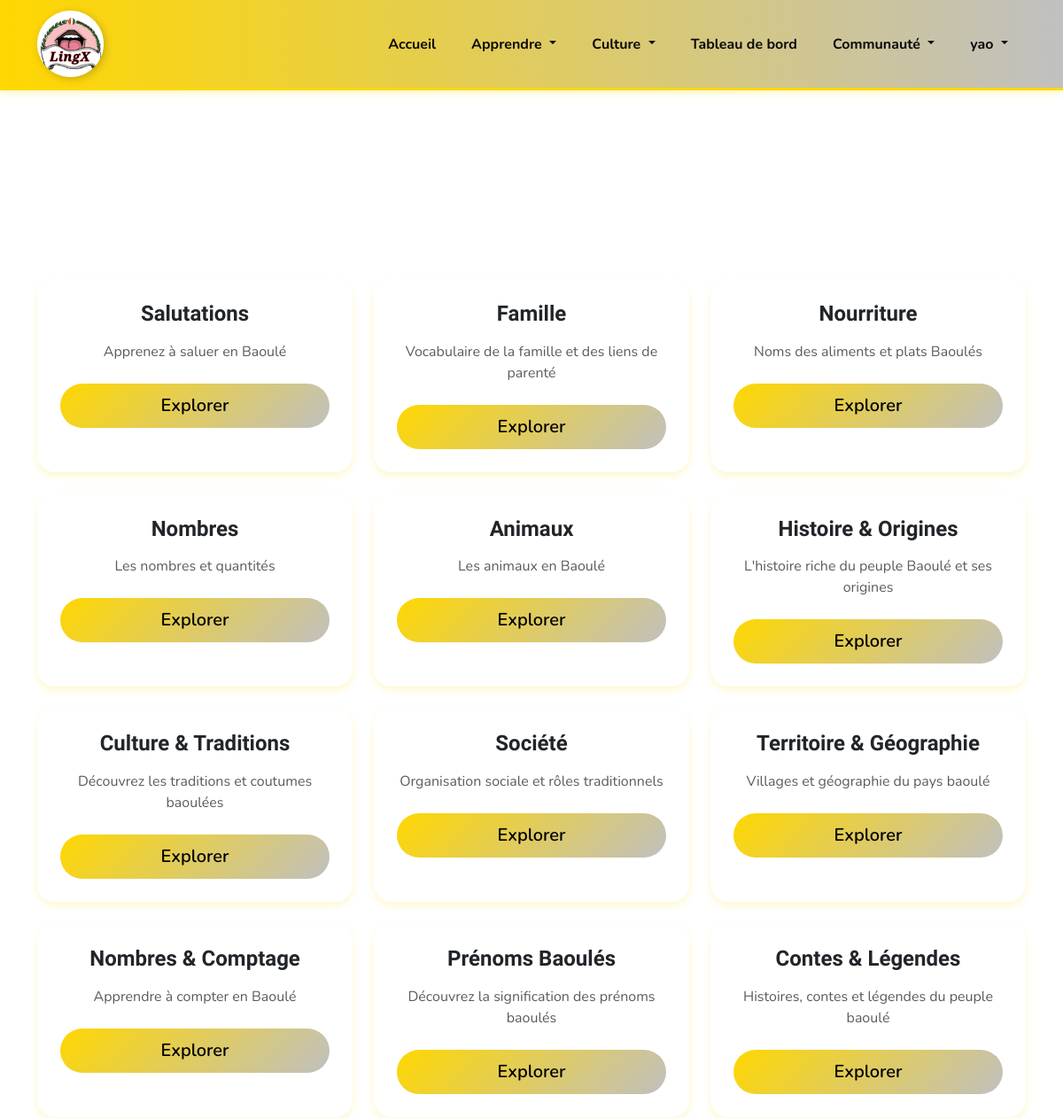
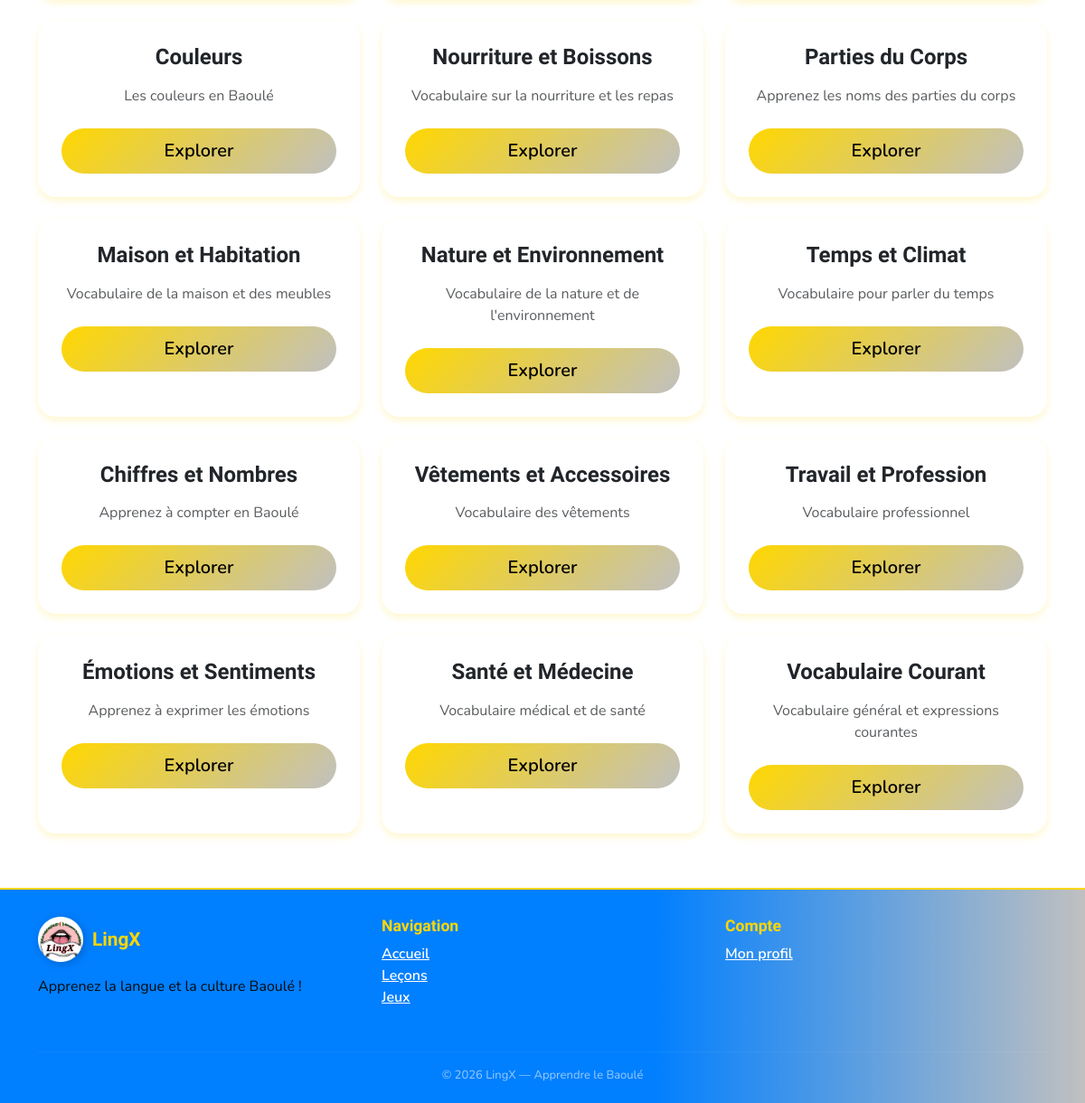
The page /categories/ (signed in) on the database its author committed (2 pictures, top to bottom).
### lingx/models.py (models this page shows, shortened)
class Category(models.Model):
    name = models.CharField(max_length=100)
    description = models.TextField()
    icon = models.CharField(max_length=50, default='📚')
    order = models.IntegerField(default=0)
    created_at = models.DateTimeField(auto_now_add=True)
    class Meta:
        verbose_name_plural = "Categories"
        ordering = ['order']

### lingx/views.py (the view)
# urls.py: path('categories/', views.categories_view, name='categories'),
@login_required
def categories_view(request):
    categories = Category.objects.annotate(lesson_count=Count('lessons'))
    context = {'categories': categories}
    return render(request, 'categories.html', context)

### lingx/context_processors.py (called while the page is built, shortened)
def sous_groupes_images(request):
    repo_static = Path(__file__).resolve().parents[2] / 'static'
    images_dir = repo_static / 'images' / 'SOUS GROUPES'
    if not images_dir.exists() or not images_dir.is_dir():
        return {'sous_groupes_images': []}

### templates/categories.html (shortened to what this page needs)
{% extends 'base.html' %}
{% load static %}
{% load category_filters %}
{% block content %}
<div class="container my-5">
  <div class="row mb-5">
    <div class="col-12 text-center">
      <h1 class="text-white mb-3">Catégories de Cours</h1>
      <p class="text-white-50 lead">
      </p>
    </div>
  </div>
  <div class="row g-4">
    {% for category in categories %}
    <div class="col-md-6 col-lg-4">
      <div class="card h-100 hover-lift shine-effect">
        <div class="card-body text-center p-4">
          <h4 class="card-title fw-bold mb-3">{{ category.name }}</h4>
          <p class="card-text text-muted mb-4">
            {{ category.description|truncatewords:20 }}
          </p>
          <div class="d-grid">
            <a
              href="{% url 'category_detail' category.id %}"
              class="btn btn-primary btn-lg"
            >
               Explorer
            </a>
          </div>
        </div>
      </div>
    </div>
    {% endfor %}
  </div>
</div>
{% endblock %}

### templates/base.html (shortened to what this page needs)
{% load static %}
<!doctype html>
<html lang="fr">
  <head>
    <link
      href="https://cdn.jsdelivr.net/npm/bootstrap@5.3.0/dist/css/bootstrap.min.css"
      rel="stylesheet"
    />
    <link rel="stylesheet" href="{% static 'css/esatic-theme.css' %}" />
    <link rel="stylesheet" href="{% static 'css/duolingo-baoule.css' %}" />
  </head>
  <body>
    <nav class="navbar navbar-expand-lg sticky-top">
      <div class="container">
        <a
          class="navbar-brand"
          href="{% url 'home' %}"
          style="display: flex; align-items: center; padding: 0"
        >
          <img
            src="{% static 'images/lingx_circular.png' %}"
            alt="LingX Logo"
            style="
              width: 75px;
              height: 75px;
              object-fit: contain;
              filter: drop-shadow(2px 2px 4px rgba(0, 0, 0, 0.2));
            "
          />
        </a>
        <div class="collapse navbar-collapse" id="navbarNav">
          <ul class="navbar-nav ms-auto">
            {% if user.is_authenticated %}
            <li class="nav-item">
              <a class="nav-link" href="{% url 'home' %}"> Accueil</a>
            </li>
            {% endif %}
            <li class="nav-item dropdown">
              <a
                class="nav-link dropdown-toggle"
                href="#"
                role="button"
                data-bs-toggle="dropdown"
              >
                Apprendre
              </a>
            </li>
            <li class="nav-item dropdown">
              <a
                class="nav-link dropdown-toggle"
                href="#"
                role="button"
                data-bs-toggle="dropdown"
              >
                Culture
              </a>
            </li>
            {% if user.is_authenticated %}
            <li class="nav-item">
              <a class="nav-link" href="{% url 'dashboard' %}">
                Tableau de bord</a
              >
            </li>
            <li class="nav-item dropdown">
              <a
                class="nav-link dropdown-toggle"
                href="#"
                role="button"
                data-bs-toggle="dropdown"
              >
                Communauté
              </a>
            </li>
            <li class="nav-item dropdown">
              <a
                class="nav-link dropdown-toggle"
                href="#"
                role="button"
                data-bs-toggle="dropdown"
              >
                {{ user.username }}
              </a>
            </li>
            {% endif %}
          </ul>
        </div>
      </div>
    </nav>
    <main>{% block content %}{% endblock %}</main>
    <footer style="margin-top: 60px; padding: 30px 0 20px">
      <div class="container">
        <div class="row">
          <div class="col-md-4 mb-3">
            <div style="display: flex; align-items: center; gap: 10px; margin-bottom: 15px;">
              <img
                src="{% static 'images/lingx_circular.png' %}"
                alt="LingX Logo"
                style="
                  width: 50px;
                  height: 50px;
                  object-fit: contain;
                  filter: drop-shadow(2px 2px 4px rgba(0, 0, 0, 0.2));
                "
              />
              <h5
                style="
                  color: var(--or);
                  font-family: &quot;Baloo 2&quot;, cursive;
                  font-weight: 800;
                  margin: 0;
                "
              >
                LingX
              </h5>
            </div>
            <p>Apprenez la langue et la culture Baoulé !</p>
          </div>
          <div class="col-md-4 mb-3">
            <h6 style="color: var(--or)">Navigation</h6>
            <ul class="list-unstyled">
              <li>
                <a href="{% url 'home' %}" style="color: #fff"> Accueil</a>
              </li>
              {% if user.is_authenticated %}
              <li>
                <a href="{% url 'categories' %}" style="color: #fff"> Leçons</a>
              </li>
              <li>
                <a href="{% url 'games' %}" style="color: #fff"> Jeux</a>
              </li>
              {% endif %}
            </ul>
          </div>
          <div class="col-md-4 mb-3">
            <h6 style="color: var(--or)">Compte</h6>
            <ul class="list-unstyled">
              {% if user.is_authenticated %}
              <li>
                <a href="{% url 'profile' %}" style="color: #fff">Mon profil</a>
              </li>
              {% else %}
              <li>
                <a href="{% url 'login' %}" style="color: #fff"> Connexion</a>
              </li>
              {% endif %}
            </ul>
          </div>
        </div>
        <hr style="border-color: rgba(255, 255, 255, 0.2)" />
        <p
          class="text-center mb-0"
          style="color: rgba(255, 255, 255, 0.6); font-size: 13px"
        >
          © 2026 LingX — Apprendre le Baoulé
        </p>
      </div>
    </footer>
  </body>
</html>

### static/css/esatic-theme.css (style rules this page uses)
:root { --primary-color: #ffd700; --secondary-color: #c0c0c0; --success-color: #66BB6A; --warning-color: #ffd700; --danger-color: #EF5350; --dark-color: #000000; --light-color: #ffffff; --gradient: linear-gradient(135deg, #ffd700 0%, #c0c0c0 100%); }
body { font-family: 'Inter', -apple-system, BlinkMacSystemFont, 'Segoe UI', sans-serif; background: #ffffff; min-height: 100vh; color: #000000; }
.navbar { background: var(--gradient) !important; backdrop-filter: blur(10px); box-shadow: 0 4px 8px rgba(255, 215, 0, 0.2); }
.navbar-brand { font-weight: 700; font-size: 1.5rem; font-family: 'Playfair Display', serif; color: #000000 !important; }
.nav-link { color: #000000 !important; font-weight: 600; }
.btn-primary { background: var(--gradient); border: none; padding: 10px 25px; border-radius: 25px; font-weight: 600; color: #000000; transition: all 0.3s ease; }
.card { border: 2px solid #ffd700; border-radius: 20px; box-shadow: 0 4px 8px rgba(255, 215, 0, 0.2); transition: all 0.3s ease; overflow: hidden; background: white; }

### static/css/duolingo-baoule.css (style rules this page uses)
:root { --or: #FFD700; --or-clair: #FFED4E; --or-sombre: #CCB000; --argent: #C0C0C0; --argent-clair: #E8E8E8; --argent-sombre: #A9A9A9; --bleu: #007FFF; --bleu-nuit: #003F7F; --bleu-clair: #4DA6FF; --orange-red: #FF4500; --blanc: #FFFFFF; --noir-doux: #0A0A0A; --gris-fond: #F4F6F8; --texte: #333333; --gradient-navbar: linear-gradient(90deg, #FFD700 0%, #C0C0C0 100%); --gold: #FFD700; --gold-dark: #CCB000; --brun: #003F7F; --vert: #4CAF50; --noir: #007FFF; --creme: #FFF8E7; --rouge: #FF4500; --bleu-old: #007FFF; --orange: #FF4500; --vert-clair: #E8F5E9; --rouge-clair: #FFEBEE; --bleu-clair-old: #E3F2FD; --gris: #F4F6F8; }
body { font-family: 'Nunito', sans-serif; color: var(--texte); }
h1, h2, h3, h4, h5, h6, .section-title { font-family: 'Baloo 2', cursive; font-weight: 700; }

### templates/base.html (style rules this page uses)
:root { --or: #ffd700; --or-clair: #ffed4e; --or-sombre: #ccb000; --argent: #c0c0c0; --argent-clair: #e8e8e8; --bleu: #007fff; --bleu-nuit: #003f7f; --bleu-clair: #4da6ff; --orange-red: #ff4500; }
.navbar { background: linear-gradient(90deg, #ffd700 0%, #c0c0c0 100%) !important; border-bottom: 3px solid #ffd700; padding: 12px 0 !important; min-height: auto; }
.navbar .nav-link { color: #0a0a0a !important; font-weight: 700 !important; font-size: 16px !important; padding: 12px 20px !important; transition: all 0.2s; }
footer { background: linear-gradient( 90deg, #007fff 0%, #007fff 60%, #c0c0c0 100% ); color: #0a0a0a; border-top: 2px solid #ffd700; }
footer a { color: #0a0a0a; font-weight: 600; transition: all 0.2s; }
footer h5, footer h6 { color: #0a0a0a; font-weight: 800; }
h1 { font-size: 2.8rem !important; font-weight: 900 !important; margin-bottom: 25px !important; }
h4 { font-size: 1.5rem !important; font-weight: 700 !important; margin-bottom: 15px !important; }
h5 { font-size: 1.3rem !important; font-weight: 600 !important; }
h6 { font-size: 1.1rem !important; font-weight: 600 !important; }

### templates/categories.html (style rules this page uses)
.hover-lift { transition: all 0.3s ease; border: 2px solid transparent; }
.shine-effect { position: relative; overflow: hidden; }
.shine-effect::before { content: ""; position: absolute; top: 0; left: -100%; width: 100%; height: 100%; background: linear-gradient( 90deg, transparent, rgba(255, 255, 255, 0.3), transparent ); transition: left 0.5s; }

### rows shown on the page
Category: name "Salutations", description "Apprenez à saluer en Baoulé"
Category: name "Famille", description "Vocabulaire de la famille et des liens de parenté"
Category: name "Nourriture", description "Noms des aliments et plats Baoulés"
Category: name "Nombres", description "Les nombres et quantités"
Category: name "Animaux", description "Les animaux en Baoulé"
Category: name "Histoire & Origines", description "L'histoire riche du peuple Baoulé et ses origines"
Category: name "Culture & Traditions", description "Découvrez les traditions et coutumes baoulées"
Category: name "Société", description "Organisation sociale et rôles traditionnels"
Category: name "Territoire & Géographie", description "Villages et géographie du pays baoulé"
Category: name "Nombres & Comptage", description "Apprendre à compter en Baoulé"
Category: name "Prénoms Baoulés", description "Découvrez la signification des prénoms baoulés"
Category: name "Contes & Légendes", description "Histoires, contes et légendes du peuple baoulé"
Category: name "Couleurs", description "Les couleurs en Baoulé"
Category: name "Nourriture et Boissons", description "Vocabulaire sur la nourriture et les repas"
Category: name "Parties du Corps", description "Apprenez les noms des parties du corps"
Category: name "Maison et Habitation", description "Vocabulaire de la maison et des meubles"
Category: name "Nature et Environnement", description "Vocabulaire de la nature et de l'environnement"
Category: name "Temps et Climat", description "Vocabulaire pour parler du temps"
Category: name "Chiffres et Nombres", description "Apprenez à compter en Baoulé"
Category: name "Vêtements et Accessoires", description "Vocabulaire des vêtements"
Category: name "Travail et Profession", description "Vocabulaire professionnel"
Category: name "Émotions et Sentiments", description "Apprenez à exprimer les émotions"
Category: name "Santé et Médecine", description "Vocabulaire médical et de santé"
Category: name "Vocabulaire Courant", description "Vocabulaire général et expressions courantes"

### other values the page prints
{{ user.username }} "yao"
